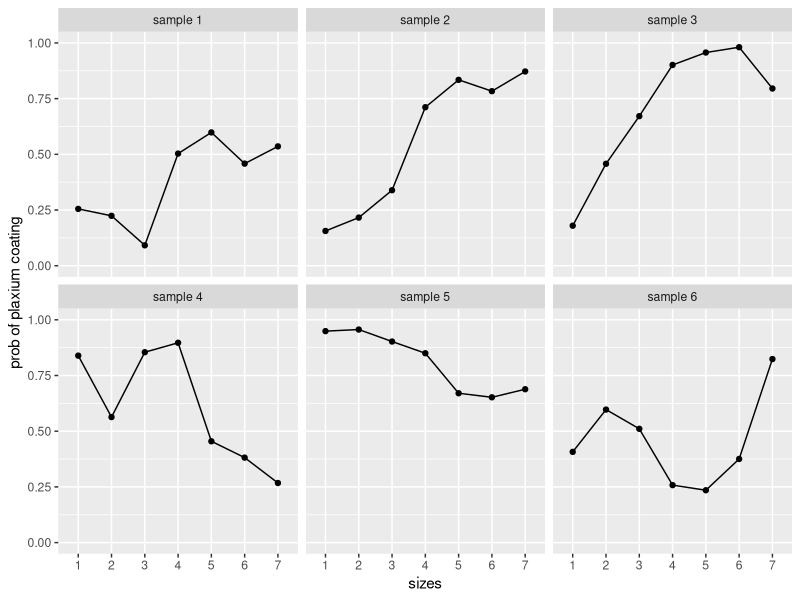

R code for this plot:
library(here)
library(MASS)
library(tidyverse)

# consider 7 spheres of different sizes
ncat <- 7

# suppose that the 7 spheres are equally spaced along the size dimension
test <- 1:ncat

# parameter specifying mean of the Gaussian process 
m <- 0
    
# parameters specifying covariance of the Gaussian process
sigma <- .5
tau <- 1.5
rho <- .1

mean_gp <- rep(NA, ncat)
cov_gp <- array(NA, c(ncat, ncat))

# mean and covariance matrix defining the Gaussian process
for(i in 1:ncat) {
  mean_gp[i] <- m
  cov_gp[i,i] <- (sigma^2) + (tau^2)
  if (i<7) {
    for(j in (i+1):ncat) {
      cov_gp[i,j] <- (tau^2) * exp(-rho * (test[i] - test[j])^2)
      cov_gp[j,i] <- cov_gp[i,j]
    }
  }
}

# sample functions from the Gaussian process
nsample <- 6
samples <-  mvrnorm(n=nsample,mean_gp, cov_gp)

# define logistic transformation which maps real numbers to probabilities
logistic <- function(x) {
 return(1/(1+exp(-x)))
}

# apply the logistic transformation to the samples
category_means <- apply(samples, 1:2, logistic)

# plot the samples

category_means <- as.tibble(category_means) %>%
    set_names(c("1", "2", "3", "4", "5", "6", "7"))
category_means$samplenum <- paste("sample", 1:nsample)

tidymeans <- gather(category_means, cat, value, -samplenum)

pic <- tidymeans %>%
  ggplot(aes(x = cat, y = value, group=1)) +
  geom_line() +
  geom_point() +
  facet_wrap(~samplenum) +
  scale_y_continuous(lim=c(0,1)) +
  xlab("sizes") +
  ylab("prob of plaxium coating")
    
plot(pic)

